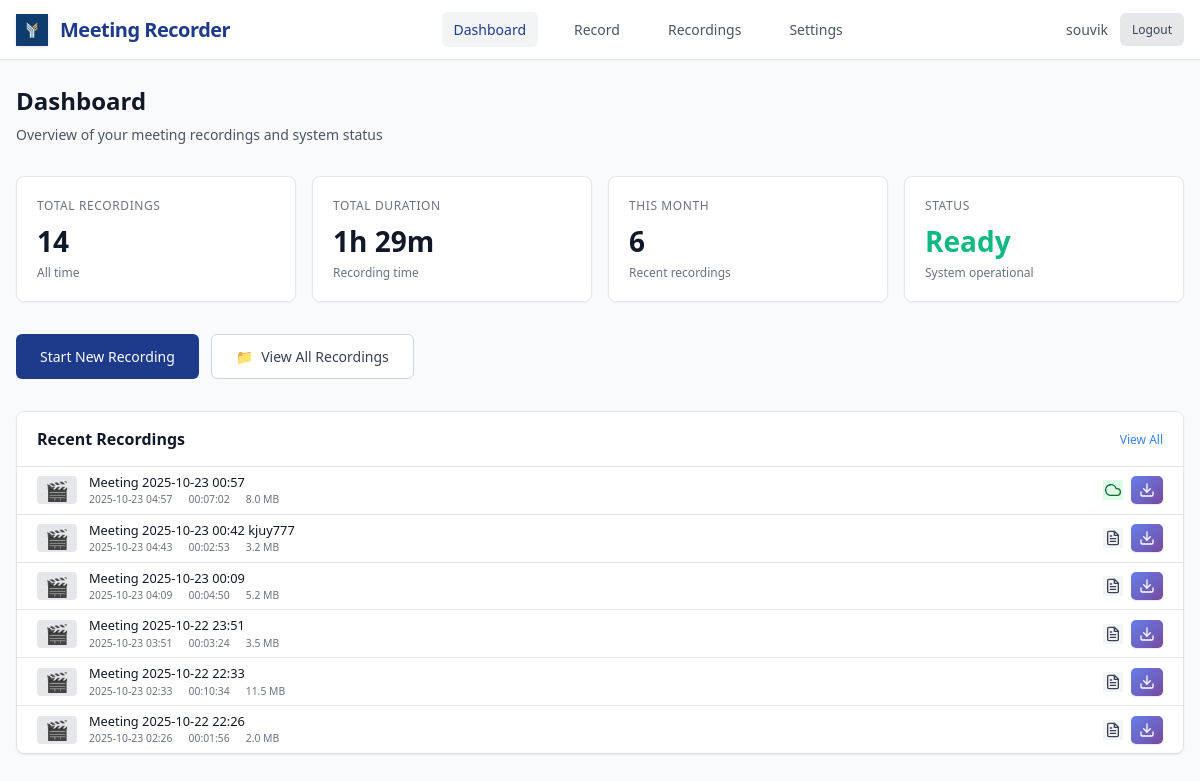
/dashboard (signed in), run on an earlier commit of the app's database.
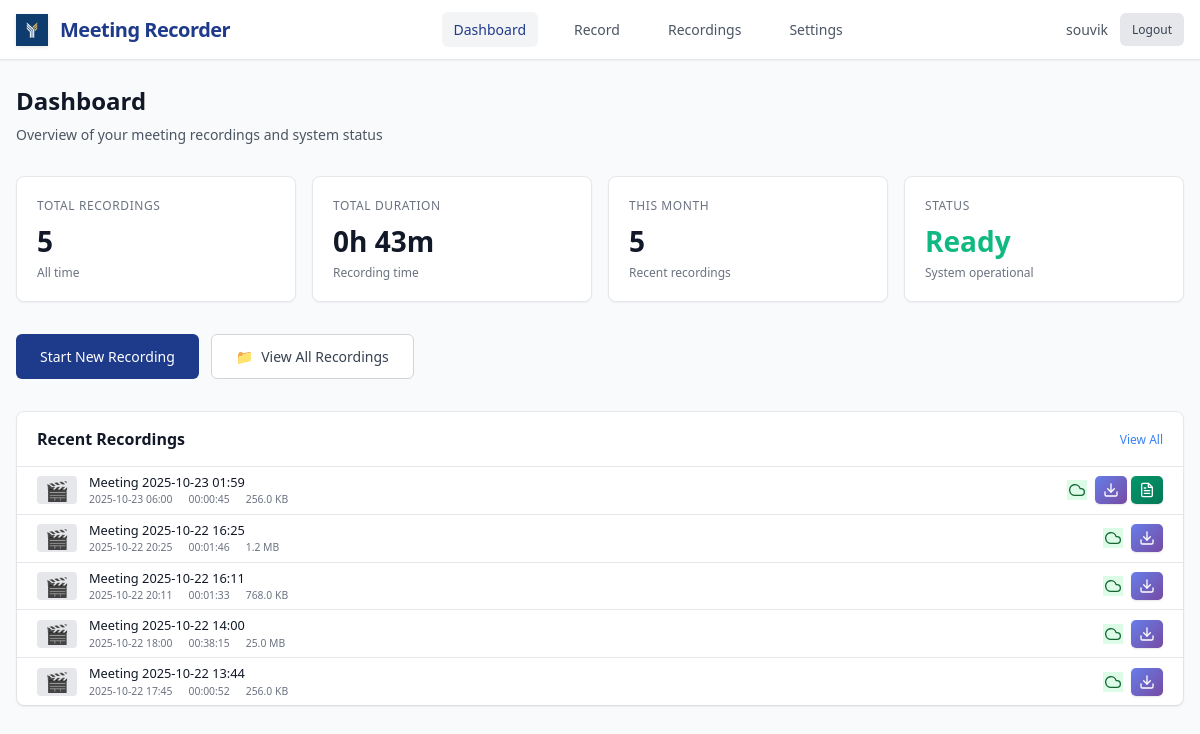
And on a later commit of the database.
### models.py (models this page shows, shortened)
class Recording(db.Model):
    id = db.Column(db.Integer, primary_key=True)
    title = db.Column(db.String(200), nullable=False)
    filename = db.Column(db.String(255), nullable=False)
    file_path = db.Column(db.String(500), nullable=False)
    file_size = db.Column(db.BigInteger, default=0)  # in bytes
    duration = db.Column(db.Integer, default=0)  # in seconds
    created_at = db.Column(db.DateTime, default=datetime.utcnow)
    started_at = db.Column(db.DateTime)
    ended_at = db.Column(db.DateTime)
    monitor_name = db.Column(db.String(200))
    resolution = db.Column(db.String(50))  # e.g., "1920x1080"
    uploaded = db.Column(db.Boolean, default=False)
    upload_url = db.Column(db.String(500))
    user_id = db.Column(db.Integer, db.ForeignKey('user.id'), nullable=False)
    status = db.Column(db.String(50), default='completed')  # recording, processing, completed, failed
    @property
    def duration_formatted(self):
        if not self.duration:
            return "00:00:00"
        hours = self.duration // 3600
        minutes = (self.duration % 3600) // 60
        seconds = self.duration % 60
        return f"{hours:02d}:{minutes:02d}:{seconds:02d}"
    @property
    def file_size_formatted(self):
        if not self.file_size:
            return "0 B"
        size = self.file_size  # Work with a copy to avoid modifying the actual value
        for unit in ['B', 'KB', 'MB', 'GB']:
            if size < 1024:
                return f"{size:.1f} {unit}"
            size /= 1024
        return f"{size:.1f} TB"
    @property
    def sync_status(self):
        if self.uploaded:
            return "Synced"
        elif self.status == "failed":
            return "Failed"
        elif self.status == "processing":
            return "Processing"
        else:
            return "Local Only"
    @property
    def sync_status_class(self):
        status = self.sync_status
        if status == "Synced":
            return "status-synced"
        elif status == "Failed":
            return "status-failed"
        elif status == "Processing":
            return "status-processing"
        else:
            return "status-local"
    @property
    def resolved_file_path(self):
        if not self.file_path:
            return None
        current_dir = os.path.dirname(os.path.abspath(__file__))
        if os.path.isabs(self.file_path):
            filename = os.path.basename(self.file_path)
        else:
            filename = self.file_path
        resolved_path = os.path.join(current_dir, 'recordings', filename)
        return resolved_path
    @property
    def transcript_path(self):
        current_dir = os.path.dirname(os.path.abspath(__file__))
        recordings_dir = os.path.join(current_dir, 'recordings')
        safe_title = "".join(c for c in self.title if c.isalnum() or c in (' ', '-', '_')).rstrip()
        transcript_filename = f"{safe_title}_transcript.txt"
        transcript_path = os.path.join(recordings_dir, transcript_filename)
        if os.path.exists(transcript_path):
            return transcript_path
        resolved_path = self.resolved_file_path
        if resolved_path:
            old_transcript_path = os.path.splitext(resolved_path)[0] + '_transcript.txt'
            if os.path.exists(old_transcript_path):
                return old_transcript_path
        return transcript_path
    @property
    def has_transcript(self):
        transcript_path = self.transcript_path
        return transcript_path and os.path.exists(transcript_path)

### app.py (the view)
@app.route('/dashboard')
@login_required
def dashboard():
    recent_recordings = Recording.query.filter_by(user_id=current_user.id)\
        .order_by(Recording.created_at.desc()).limit(6).all()
    total_recordings = Recording.query.filter_by(user_id=current_user.id).count()
    total_duration = db.session.query(db.func.sum(Recording.duration))\
        .filter_by(user_id=current_user.id).scalar() or 0
    return render_template('dashboard.html',
                         recent_recordings=recent_recordings,
                         total_recordings=total_recordings,
                         total_duration=total_duration)

### app.py (called while the page is built)
@login_manager.user_loader
def load_user(user_id):
    return User.query.get(int(user_id))

### templates/dashboard.html (shortened to what the changed rows need)
{% extends "base.html" %}
{% block content %}
<div class="page-header">
    <h1 class="page-title">Dashboard</h1>
</div>
<div class="stats-grid">
    <div class="stat-card">
        <div class="stat-label">Total Recordings</div>
        <div class="stat-value">{{ total_recordings }}</div>
        <div class="stat-subtext">All time</div>
    </div>
    <div class="stat-card">
        <div class="stat-label">Total Duration</div>
        <div class="stat-value">{{ (total_duration // 3600) }}h {{ ((total_duration % 3600) // 60) }}m</div>
        <div class="stat-subtext">Recording time</div>
    </div>
    <div class="stat-card">
        <div class="stat-label">This Month</div>
        <div class="stat-value">{{ recent_recordings|length }}</div>
        <div class="stat-subtext">Recent recordings</div>
    </div>
</div>
<div class="recent-recordings">
    <div class="section-header">
        <h2 class="section-title">Recent Recordings</h2>
    </div>
    {% if recent_recordings %}
        <div class="recordings-list">
            {% for recording in recent_recordings %}
            <div class="list-item" onclick="playRecording('{{ recording.id }}', event)">
                <div class="list-thumbnail">
                    {% if recording.file_path %}
                        🎬
                    {% else %}
                        📹
                    {% endif %}
                </div>
                <div class="list-info">
                    <div class="list-title">{{ recording.title }}</div>
                    <div class="list-meta">
                        <span>{{ recording.created_at.strftime('%Y-%m-%d %H:%M') }}</span>
                        <span>{{ recording.duration_formatted }}</span>
                        <span>{{ recording.file_size_formatted }}</span>
                    </div>
                </div>
                <div class="list-actions">
                    <span class="status-icon {{ recording.sync_status_class }}" title="{{ recording.sync_status }}">
                    {% if recording.sync_status == 'Synced' %}
                        <svg width="16" height="16" viewBox="0 0 24 24" fill="none" stroke="currentColor" stroke-width="2" stroke-linecap="round" stroke-linejoin="round">
                            <path d="M18 10h-1.26A8 8 0 1 0 9 20h9a5 5 0 0 0 0-10z"/>
                        </svg>
                    {% elif recording.sync_status == 'Completed' %}
                        <svg width="16" height="16" viewBox="0 0 24 24" fill="none" stroke="currentColor" stroke-width="2" stroke-linecap="round" stroke-linejoin="round">
                            <polyline points="20,6 9,17 4,12"/>
                        </svg>
                    {% elif recording.sync_status == 'Processing' %}
                        <svg width="16" height="16" viewBox="0 0 24 24" fill="none" stroke="currentColor" stroke-width="2" stroke-linecap="round" stroke-linejoin="round" style="animation: spin 1s linear infinite;">
                            <path d="M21 12a9 9 0 11-6.219-8.56"/>
                        </svg>
                    {% elif recording.sync_status == 'Failed' %}
                        <svg width="16" height="16" viewBox="0 0 24 24" fill="none" stroke="currentColor" stroke-width="2" stroke-linecap="round" stroke-linejoin="round">
                            <circle cx="12" cy="12" r="10"/>
                            <line x1="15" y1="9" x2="9" y2="15"/>
                            <line x1="9" y1="9" x2="15" y2="15"/>
                        </svg>
                    {% endif %}
                    </span>
                    <a href="{{ url_for('download_recording', recording_id=recording.id) }}"
                       class="download-btn"
                       onclick="event.stopPropagation()"
                       title="Download recording">
                        <svg width="16" height="16" viewBox="0 0 24 24" fill="none" stroke="currentColor" stroke-width="2" stroke-linecap="round" stroke-linejoin="round">
                            <path d="M21 15v4a2 2 0 0 1-2 2H5a2 2 0 0 1-2-2v-4"/>
                            <polyline points="7,10 12,15 17,10"/>
                            <line x1="12" y1="15" x2="12" y2="3"/>
                        </svg>
                    </a>
                    {% if recording.has_transcript %}
                    <a href="{{ url_for('download_transcript', recording_id=recording.id) }}"
                       class="download-btn transcript-btn"
                       onclick="event.stopPropagation()"
                       title="Download transcript">
                    </a>
                    {% endif %}
                </div>
            </div>
            {% endfor %}
        </div>
    {% else %}
        <div class="empty-state">
            <div class="empty-icon">📹</div>
            <p>No recordings yet. Start your first meeting recording!</p>
        </div>
    {% endif %}
</div>
{% endblock %}

What changed in the data, as far as the page shows it:
removed Recording: title "Meeting 2025-10-23 00:57", created_at "2025-10-23 04:57", duration_formatted "00:07:02", file_size_formatted "8.0 MB", uploaded True (drawn)
removed Recording: title "Meeting 2025-10-23 00:42 kjuy777", created_at "2025-10-23 04:43", duration_formatted "00:02:53", file_size_formatted "3.2 MB", uploaded False (drawn)
removed Recording: title "Meeting 2025-10-23 00:09", created_at "2025-10-23 04:09", duration_formatted "00:04:50", file_size_formatted "5.2 MB", uploaded False (drawn)
removed Recording: title "Meeting 2025-10-22 23:51", created_at "2025-10-23 03:51", duration_formatted "00:03:24", file_size_formatted "3.5 MB", uploaded False (drawn)
removed Recording: title "Meeting 2025-10-22 22:33", created_at "2025-10-23 02:33", duration_formatted "00:10:34", file_size_formatted "11.5 MB", uploaded False (drawn)
removed Recording: title "Meeting 2025-10-22 22:26", created_at "2025-10-23 02:26", duration_formatted "00:01:56", file_size_formatted "2.0 MB", uploaded False (drawn)
now on this page (row edited): Recording: title "Meeting 2025-10-23 01:59", created_at "2025-10-23 06:00", duration_formatted "00:00:45", file_size_formatted "256.0 KB", uploaded True (drawn)
now on this page (row unchanged): Recording: title "Meeting 2025-10-22 16:25", created_at "2025-10-22 20:25", duration_formatted "00:01:46", file_size_formatted "1.2 MB", uploaded True (drawn)
now on this page (row unchanged): Recording: title "Meeting 2025-10-22 16:11", created_at "2025-10-22 20:11", duration_formatted "00:01:33", file_size_formatted "768.0 KB", uploaded True (drawn)
now on this page (row unchanged): Recording: title "Meeting 2025-10-22 14:00", created_at "2025-10-22 18:00", duration_formatted "00:38:15", file_size_formatted "25.0 MB", uploaded True (drawn)
now on this page (row unchanged): Recording: title "Meeting 2025-10-22 13:44", created_at "2025-10-22 17:45", duration_formatted "00:00:52", file_size_formatted "256.0 KB", uploaded True (drawn)
Also different on the page:
{{ total_recordings }}: "14" → "5"
{{ (total_duration // 3600) }}: "1" → "0"
{{ ((total_duration % 3600) // 60) }}: "29" → "43"
{{ recent_recordings|length }}: "6" → "5"
